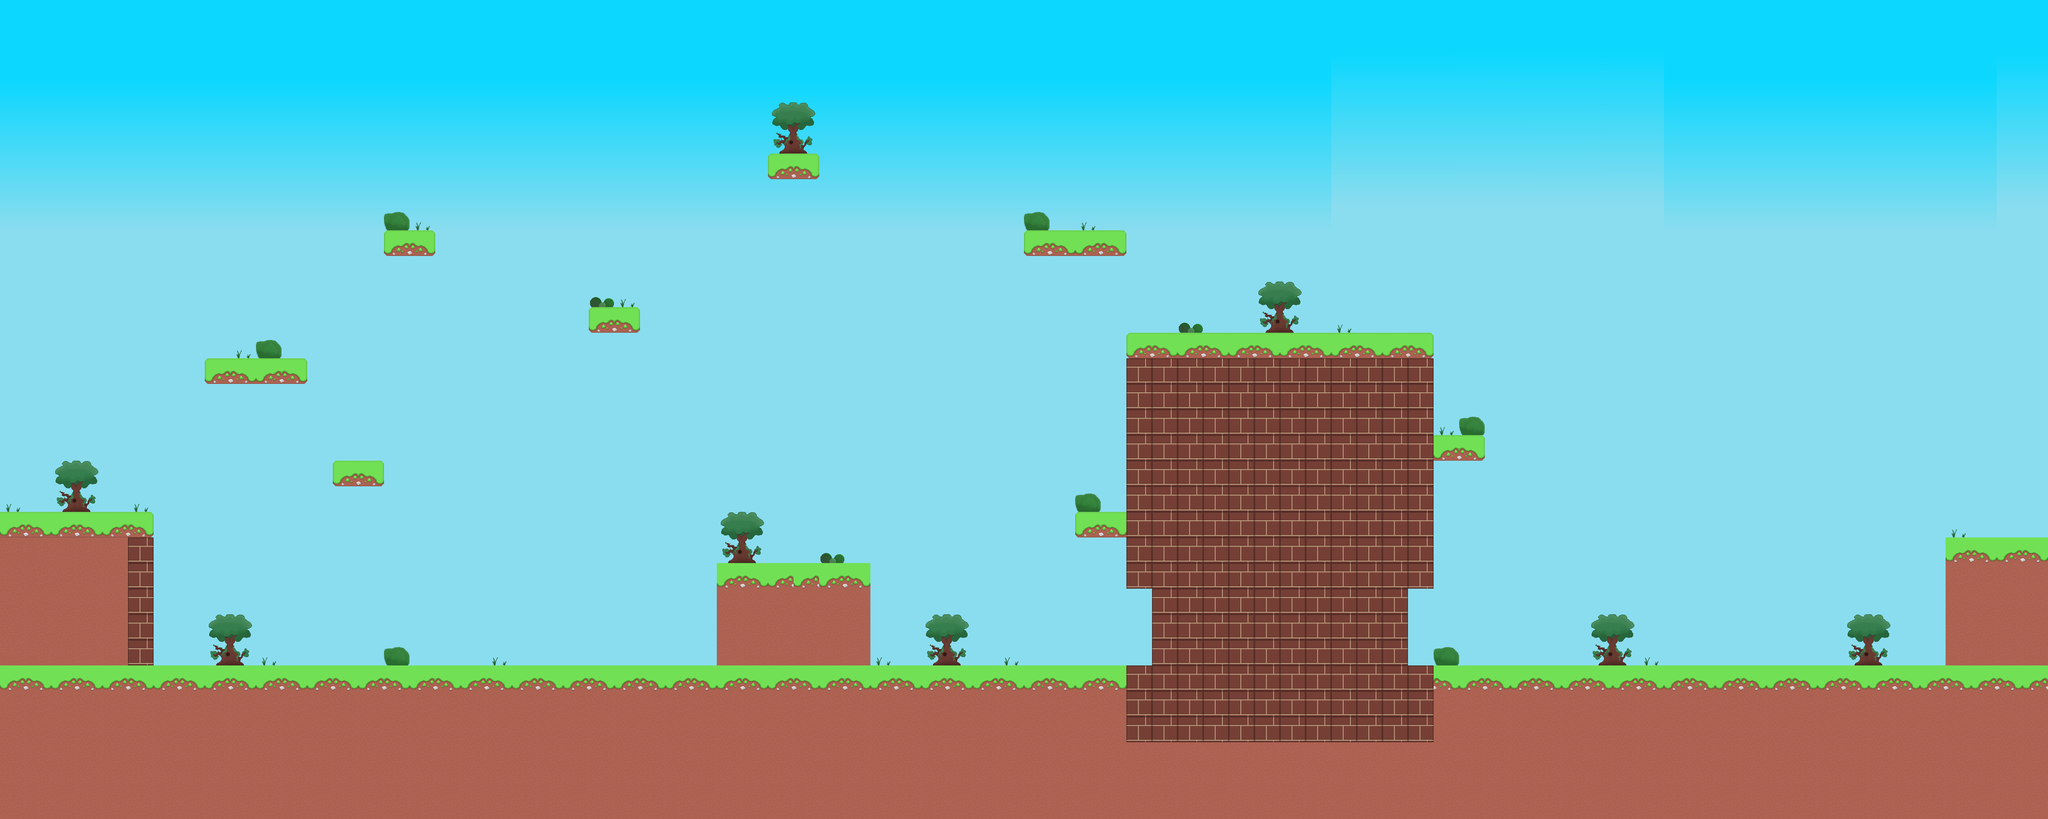

A 2D game scene composited from a Tiled map and its tileset images. What follows is a short description and the map's XML, with each tile layer's data collapsed to a summary:
An orthogonal 80x32 tile map with 64x64 px tiles, 3 tile layers (backgroundimg, background, collision), 4 tilesets and 28 objects (22x Spawn, 6x Enemy).

<map version="1.0" tiledversion="1.1.6" orientation="orthogonal" renderorder="right-down" width="80" height="32" tilewidth="64" tileheight="64" infinite="0" nextobjectid="34">
 <tileset firstgid="1" name="tilesheet" tilewidth="64" tileheight="64" tilecount="64" columns="8">
  <image source="tileset.png" width="512" height="512" />
  <tile id="0">
   <properties>
    <property name="collides" type="bool" value="true" />
   </properties>
  </tile>
  <tile id="1">
   <properties>
    <property name="collides" type="bool" value="true" />
   </properties>
  </tile>
  <tile id="2">
   <properties>
    <property name="collides" type="bool" value="true" />
   </properties>
  </tile>
  <tile id="3">
   <properties>
    <property name="collides" type="bool" value="true" />
   </properties>
  </tile>
  <tile id="4">
   <properties>
    <property name="collides" type="bool" value="true" />
   </properties>
  </tile>
  <tile id="5">
   <properties>
    <property name="collides" type="bool" value="true" />
   </properties>
  </tile>
  <tile id="6">
   <properties>
    <property name="collides" type="bool" value="true" />
   </properties>
  </tile>
  <tile id="7">
   <properties>
    <property name="collides" type="bool" value="true" />
   </properties>
  </tile>
  <tile id="8">
   <properties>
    <property name="collides" type="bool" value="true" />
   </properties>
  </tile>
  <tile id="9">
   <properties>
    <property name="collides" type="bool" value="true" />
   </properties>
  </tile>
  <tile id="10">
   <properties>
    <property name="collides" type="bool" value="true" />
   </properties>
  </tile>
  <tile id="11">
   <properties>
    <property name="collides" type="bool" value="true" />
   </properties>
  </tile>
  <tile id="12">
   <properties>
    <property name="collides" type="bool" value="true" />
   </properties>
  </tile>
  <tile id="13">
   <properties>
    <property name="collides" type="bool" value="true" />
   </properties>
  </tile>
  <tile id="14">
   <properties>
    <property name="collides" type="bool" value="true" />
   </properties>
  </tile>
  <tile id="15">
   <properties>
    <property name="collides" type="bool" value="true" />
   </properties>
  </tile>
 </tileset>
 <tileset firstgid="65" name="assets" tilewidth="64" tileheight="64" tilecount="25" columns="5">
  <image source="assets.png" width="320" height="320" />
 </tileset>
 <tileset firstgid="90" name="sky" tilewidth="64" tileheight="64" tilecount="600" columns="20">
  <image source="Sky.png" width="1280" height="1920" />
 </tileset>
 <tileset firstgid="690" name="sky" tilewidth="64" tileheight="64" tilecount="600" columns="20">
  <image source="Sky.png" width="1280" height="1920" />
 </tileset>
 <layer name="backgroundimg" width="80" height="32">
  <data>[2560 cells, 2560 non-empty, 103 distinct tile ids]</data>
 </layer>
 <layer name="background" width="80" height="32">
  <data>[2560 cells, 114 non-empty, 9 distinct tile ids]</data>
 </layer>
 <layer name="collision" width="80" height="32">
  <data>[2560 cells, 675 non-empty, 8 distinct tile ids]</data>
 </layer>
 <objectgroup name="object">
  <object id="1" name="playerSpawn" type="Spawn" x="128" y="1152">
   <point />
  </object>
  <object id="2" name="LevelEnd" type="Spawn" x="4992" y="1216">
   <point />
  </object>
  <object id="3" name="coin" type="Spawn" x="1024" y="512">
   <point />
  </object>
  <object id="5" name="coin" type="Spawn" x="1536" y="704">
   <point />
  </object>
  <object id="6" name="coin" type="Spawn" x="1984" y="320">
   <point />
  </object>
  <object id="7" name="coin" type="Spawn" x="896" y="1088">
   <point />
  </object>
  <object id="8" name="coin" type="Spawn" x="576" y="832">
   <point />
  </object>
  <object id="9" name="coin" type="Spawn" x="704" y="832">
   <point />
  </object>
  <object id="10" name="coin" type="Spawn" x="2752" y="512">
   <point />
  </object>
  <object id="11" name="coin" type="Spawn" x="2752" y="512">
   <point />
  </object>
  <object id="12" name="coin" type="Spawn" x="2624" y="512">
   <point />
  </object>
  <object id="13" name="coin" type="Spawn" x="640" y="1536">
   <point />
  </object>
  <object id="14" name="coin" type="Spawn" x="960" y="1536">
   <point />
  </object>
  <object id="15" name="coin" type="Spawn" x="1280" y="1536">
   <point />
  </object>
  <object id="16" name="coin" type="Spawn" x="1600" y="1536">
   <point />
  </object>
  <object id="17" name="coin" type="Spawn" x="1984" y="1344">
   <point />
  </object>
  <object id="18" name="coin" type="Spawn" x="2688" y="1536">
   <point />
  </object>
  <object id="19" name="coin" type="Spawn" x="3712" y="1536">
   <point />
  </object>
  <object id="20" name="coin" type="Spawn" x="3200" y="1536">
   <point />
  </object>
  <object id="21" name="coin" type="Spawn" x="3072" y="768">
   <point />
  </object>
  <object id="22" name="coin" type="Spawn" x="3328" y="768">
   <point />
  </object>
  <object id="23" name="coin" type="Spawn" x="4352" y="1536">
   <point />
  </object>
  <object id="24" name="Squirrel" type="Enemy" x="1984" y="1280">
   <point />
  </object>
  <object id="29" name="Squirrel" type="Enemy" x="768" y="1408">
   <point />
  </object>
  <object id="30" name="Squirrel" type="Enemy" x="1408" y="1408">
   <point />
  </object>
  <object id="31" name="Squirrel" type="Enemy" x="3200" y="576">
   <point />
  </object>
  <object id="32" name="Squirrel" type="Enemy" x="4032" y="1472">
   <point />
  </object>
  <object id="33" name="Squirrel" type="Enemy" x="2432" y="1472">
   <point />
  </object>
 </objectgroup>
</map>
